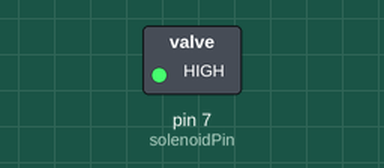
Simulated run of this sketch. Board: Arduino Uno, built with avr-gcc and run on an emulated ATmega328P. Shown: switched loads named in the sketch (green lamp = pin HIGH).

Above: at 3.5 s.
At 10.5 s:
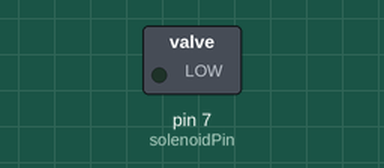
Timing chart, 0 to 18.2 s (numbered marks = the images above):
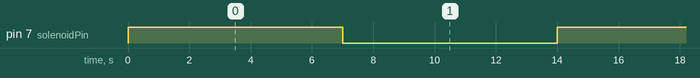

Measured:
- by itself, pin 7 (solenoidPin): alternates HIGH for 7.0 s and LOW for 7.0 s

The sketch:

Arduino_Solenoid_Vacuum_Regulator.ino
```cpp
/* Solenoid System Test */

int solenoidPin = 7;

void setup() {
  // put your setup code here, to run once:

  pinMode(solenoidPin, OUTPUT);

}

void loop() {
  // put your main code here, to run repeatedly:
  digitalWrite(solenoidPin, HIGH);
  delay(7000);
  digitalWrite(solenoidPin, LOW);
  delay(7000);

}
```
